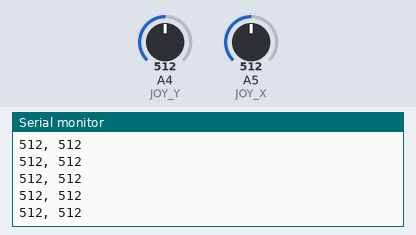
The sketch below on a simulated Arduino Uno, built with avr-gcc and run on an emulated ATmega328P. Parts: the last lines printed to the serial monitor. The test bench sets the inputs (shaded band); at power-on: A5 (JOY_X) = 512, A4 (JOY_Y) = 512.

Above: at 2.7 s.
2.8 s: A5 (JOY_X) set to 11
At 3.5 s:
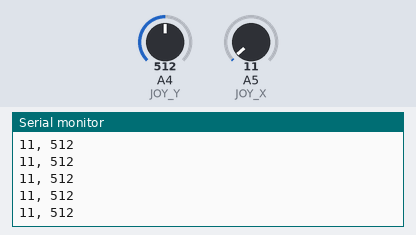
4.3 s: A5 (JOY_X) set to 8
At 5.3 s:
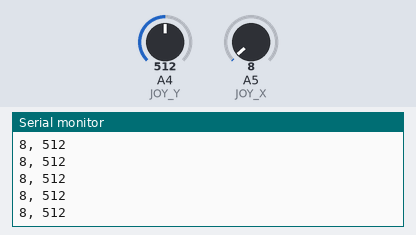
5.8 s: A5 (JOY_X) set to 93
At 6.9 s:
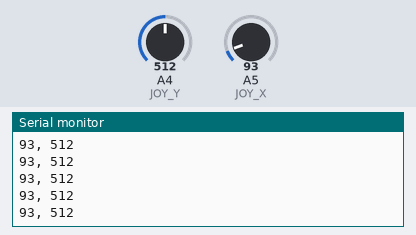
7.3 s: A5 (JOY_X) set to 111
At 7.9 s:
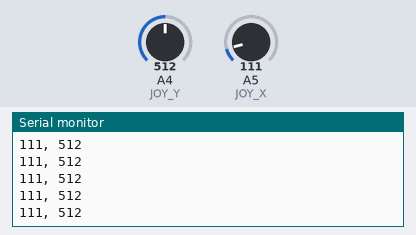
8.8 s: A4 (JOY_Y) set to 991
At 9.6 s:
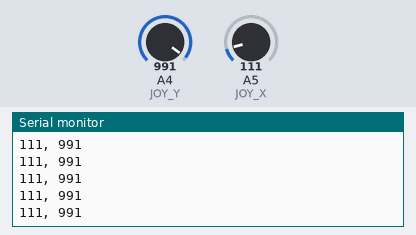
10.3 s: A4 (JOY_Y) set to 1007
At 11.4 s:
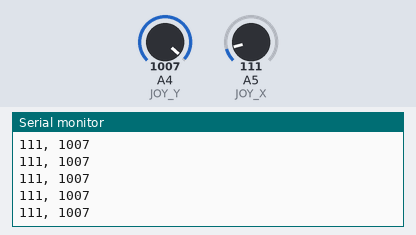
Timing chart, 0 to 12.8 s (numbered marks = the images above; inputs shaded):
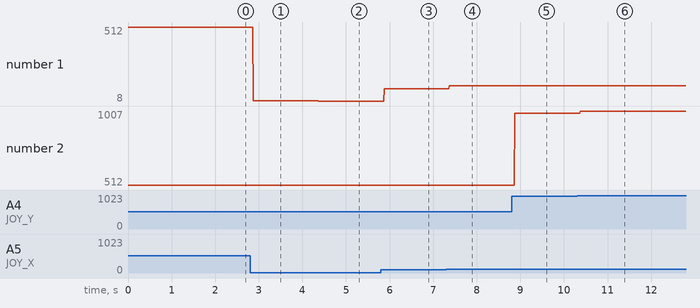

Measured:
- after the input at 2.8 s, the serial monitor: prints a new line after 0.07 s (image 1)
- after the input at 4.3 s, the serial monitor: prints a new line after 0.07 s (image 2)
- after the input at 5.8 s, the serial monitor: prints a new line after 0.07 s (image 3)
- after the input at 7.3 s, the serial monitor: prints a new line after 0.07 s (image 4)
- after the input at 8.8 s, the serial monitor: prints a new line after 0.07 s (image 5)
- after the input at 10.3 s, the serial monitor: prints a new line after 0.08 s (image 6)
- plotted number 1: 512 → 11 after the input at 2.8 s, 11 → 8 after the input at 4.3 s, 8 → 93 after the input at 5.8 s, 93 → 111 after the input at 7.3 s
- plotted number 2: 512 → 991 after the input at 8.8 s, 991 → 1007 after the input at 10.3 s

The sketch:

joystick.ino
```cpp
#define JOY_X A5
#define JOY_Y A4

void setup() {
  // put your setup code here, to run once:
  Serial.begin(9600);

}

void loop() {
  // put your main code here, to run repeatedly:
  int joy_x = analogRead(JOY_X);
  int joy_y = analogRead(JOY_Y);
  Serial.print(joy_x);
  Serial.print(", ");
  Serial.println(joy_y);
}
```
